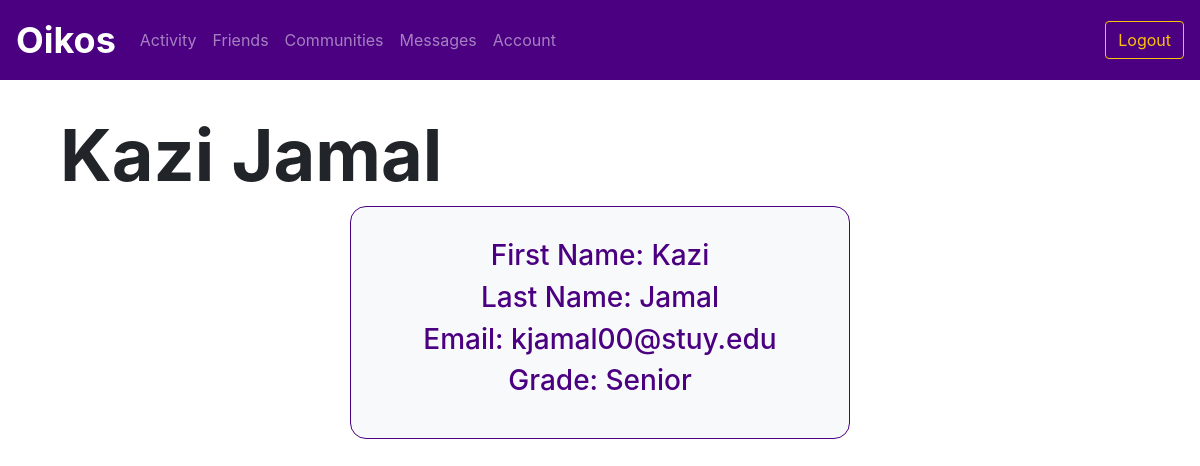
/profile/1 (signed in), run on the app's committed database.
### utl/models.py (models this page shows)
class User(db.Model):
    userID = db.Column(db.Integer, primary_key=True)
    email = db.Column(db.Text, unique=True, nullable=False)
    password = db.Column(db.Text, nullable=False)
    firstName = db.Column(db.Text, nullable=False)
    lastName = db.Column(db.Text, nullable=False)
    displayName = db.Column(db.Text, nullable=False)
    grade = db.Column(db.Text, nullable=False)

### app.py (the view)
@app.route("/profile/<userID>")
@login_required
def profile(userID):
    user = usersfunctions.getUser(userID)
    isFriend = friendsfunctions.isFriend(session['userID'], userID)
    print(isFriend)
    return render_template("profile.html", user=user, isFriend=isFriend)

### app.py (called while the page is built)
def login_required(f):
    @wraps(f)
    def decorated_function(*args, **kwargs):
        if "userID" not in session:
            return redirect(url_for('login'))
        return f(*args, **kwargs)
    return decorated_function

### utl/friends.py (called while the page is built)
def isFriend(userID, friendID):
    friend = Friend.query.filter_by(userID=userID, friendID=friendID).first()
    return friend != None

### utl/users.py (called while the page is built)
def getUser(userID):
    user = User.query.filter_by(userID=userID).first()
    return user

### templates/profile.html (shortened to what this page needs)
{% extends "logbase.html" %}
{% block body %}
    <div class="content">
        <h1 class="display-3" style="font-weight: 700; padding-left: 5vw; padding-top: 5vh;">{{ user.displayName }}</h1>
    </div>
    <div class="container col-md-5 bg-light border border-primary text-center" style="padding: 2em; border-radius: 1em;">
        <h3>First Name: {{ user.firstName }}</h3>
        <h3>Last Name: {{ user.lastName }}</h3>
        <h3>Email: {{ user.email }}</h3>
        <h3>Grade: {{ user.grade }}</h3>
    </div>
{% endblock %}

### static/css/style.css (style rules this page uses)
.border-primary { color: indigo !important; }
.border-primary { border-color: indigo !important; }

### data on the page
User: displayName "Kazi Jamal", firstName "Kazi", lastName "Jamal", email "kjamal00@stuy.edu", grade "Senior"
